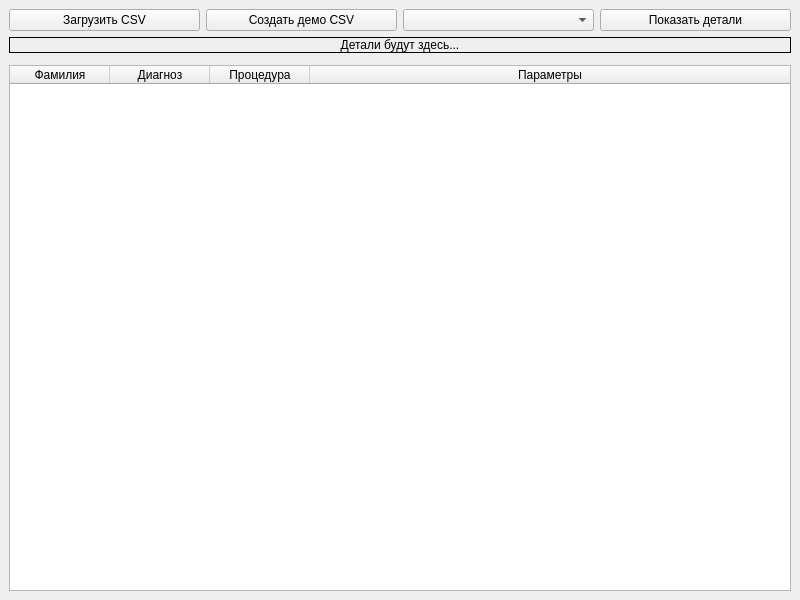
<?xml version="1.0" encoding="UTF-8"?>
<ui version="4.0">
 <class>MainWindow</class>
 <widget class="QMainWindow" name="MainWindow">
  <property name="geometry">
   <rect>
    <x>0</x>
    <y>0</y>
    <width>800</width>
    <height>600</height>
   </rect>
  </property>
  <property name="windowTitle">
   <string>Медицинская система управления процедурами</string>
  </property>
  <widget class="QWidget" name="centralWidget">
   <layout class="QVBoxLayout" name="verticalLayout">
    <item>
     <layout class="QHBoxLayout" name="horizontalLayout">
      <item>
       <widget class="QPushButton" name="loadButton">
        <property name="text">
         <string>Загрузить CSV</string>
        </property>
       </widget>
      </item>
       <item>
    <widget class="QPushButton" name="createDemoButton">
      <property name="text">
        <string>Создать демо CSV</string>
      </property>
    </widget>
    </item>
      <item>
       <widget class="QComboBox" name="patientsCombo"/>
      </item>
      <item>
       <widget class="QPushButton" name="detailsButton">
        <property name="text">
         <string>Показать детали</string>
        </property>
       </widget>
      </item>
     </layout>
    </item>
    <item>
     <widget class="QLabel" name="detailsLabel">
      <property name="text">
       <string>Детали будут здесь...</string>
      </property>
      <property name="alignment">
       <set>Qt::AlignCenter</set>
      </property>
      <property name="frameShape">
       <enum>QFrame::Box</enum>
      </property>
     </widget>
    </item>
    <item>
     <widget class="ProgressWidget" name="progressWidget"/>
    </item>
    <item>
     <widget class="QTableWidget" name="dataTable">
      <property name="editTriggers">
       <set>QAbstractItemView::NoEditTriggers</set>
      </property>
      <property name="selectionBehavior">
       <enum>QAbstractItemView::SelectRows</enum>
      </property>
      <property name="wordWrap">
       <bool>false</bool>
      </property>
      <attribute name="horizontalHeaderStretchLastSection">
       <bool>true</bool>
      </attribute>
      <column>
       <property name="text">
        <string>Фамилия</string>
       </property>
      </column>
      <column>
       <property name="text">
        <string>Диагноз</string>
       </property>
      </column>
      <column>
       <property name="text">
        <string>Процедура</string>
       </property>
      </column>
      <column>
       <property name="text">
        <string>Параметры</string>
       </property>
      </column>
     </widget>
    </item>
   </layout>
  </widget>
 </widget>
 <customwidgets>
  <customwidget>
   <class>ProgressWidget</class>
   <extends>QWidget</extends>
   <header>progresswidget.h</header>
  </customwidget>
 </customwidgets>
 <resources/>
 <connections/>
</ui>
